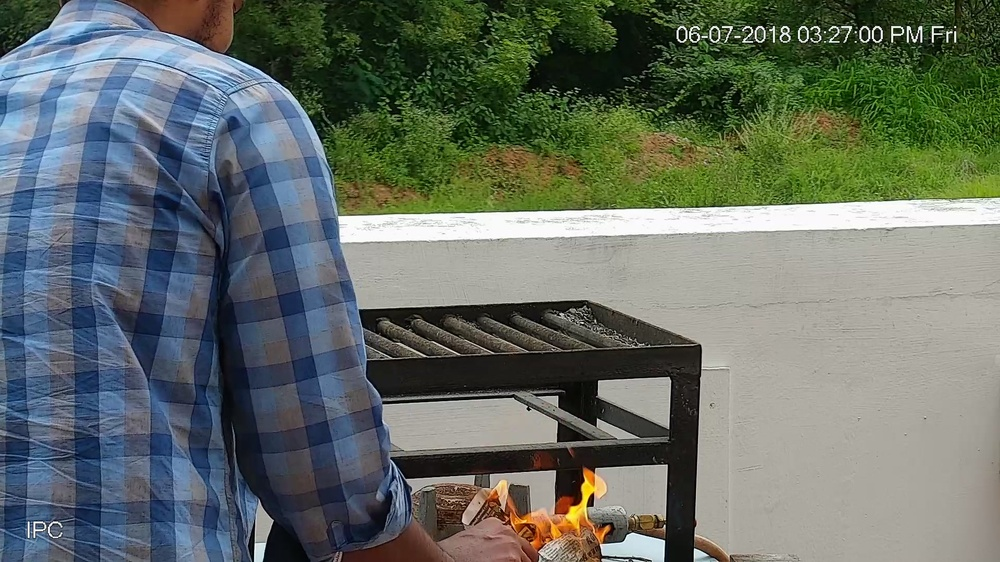
#> input picture fireDetection/frames/campfire/nofire/1.jpg, 1000 x 562 px, shrunk from 1920 x 1080 before the run, found by its file name
$ python video_frames.py   (older library calls are emulated)
#> lines starting #> are read from the running program, lines starting #| are printed output that depends on the picture; after the words box and inside, x2 and y2 are one past the last pixel; in counts of white or black regions, pixels touching at a corner belong together
import cv2
import numpy as np
from pathlib import Path #for looping throu frames in folder
import glob
### video implementation

R_t = 130 # Red component threshhold
S_t = 60 #saturation threshhold
L1_t = 200 #light grey lower threshhold
L2_t = 255 #light grey upper threshhold
D1_t = 178 #dark grey lower bound
D2_t = 200 #dark grey upper bound

def R_component(r):
    if(r > R_t):
        return 1
    else:
        return 0

def RGB_compare(b, g, r):
    if (r >= g > b):
        return 1
    else:
        return 0

def saturation(s, r):
    lim = ((255.0-r)*S_t/R_t)
    if(s >= lim):
        return 1
    else:
        return 0

def is_fire_pixel(b, r, g, s):
    if(R_component(r) and RGB_compare(b, g, r) and saturation(s, r)):
        return 1
    else:
        return 0

def is_grey(b, r, g):
    if(abs(b-r)<=30 and abs(r-g)<=30 and abs(g-b)<=30):
        return 1
    else:
        return 0

def grey_intensity(v):
    if(L1_t <= v <= L2_t or D1_t <= v <= D2_t):
        return 1
    else:
        return 0

def is_smoke_pixel(b, r, g, v):
    if(is_grey(b, r, g) and grey_intensity(v)):
        return 1
    else:
        return 0

true_positive = 0       #real fire is real
false_positive = 0      #false fire is real
true_negative = 0     #fasle fire is false
false_negative  = 0   #real fire is fasle
#cap = cv2.VideoCapture('./nist_fire_ds/Room_corner_fires__Influence_of_distance_from_corner_on_flame_height_Video_Download.mp4')
#_, frame = cap.read()
for iter in range(2): #to iterate on two folders
    print("i="+str(iter))
    if(iter == 0):
        path = "/home/tharagesh/code_stuff/fireDetection/frames/homefire2/nofire"
    else:
        path = "/home/tharagesh/code_stuff/fireDetection/frames/homefire2/fire"

    frame = cv2.imread(path+"/1.jpg")
#> frame is the input picture: shape (562, 1000, 3); mean B, G, R 102.2, 109.8, 100.8

    one = np.zeros((frame.shape[0], frame.shape[1], frame.shape[2]))
    one_cnt = 0
    two = np.ones((frame.shape[0], frame.shape[1], frame.shape[2]))
    two_cnt = 0
    filenames = glob.glob(path+"/*.jpg")
    filenames.sort()
    for imagepath in filenames:
        #take each frame in RBG format
        print(imagepath)
        frame = cv2.imread(imagepath)
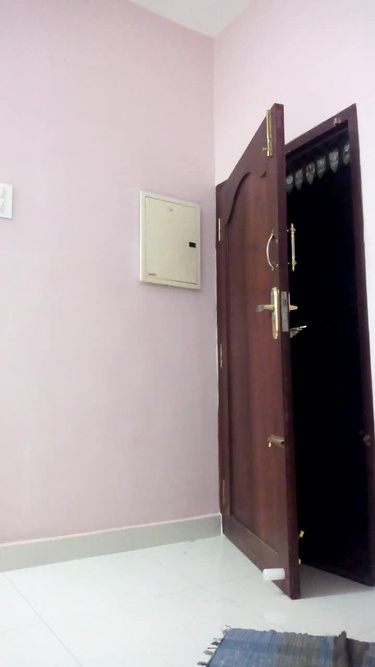
#> input picture fireDetection/frames/homefire2/nofire/nofirehome2 008.jpg, 375 x 667 px, shrunk from 720 x 1280 before the run
#> frame is the input picture: shape (667, 375, 3); mean B, G, R 159.7, 157.2, 167.8
        #_, frame = cap.read()
        #print(_)
        #convert BGR to HSV
        img_hsv = cv2.cvtColor(frame, cv2.COLOR_BGR2HSV)
#> img_hsv: shape (667, 375, 3); mean H, S, V 121.9, 51.3, 169.7

        img_fp = np.zeros((frame.shape[0], frame.shape[1])) #final fire pixel array
        img_sp = np.zeros((frame.shape[0], frame.shape[1])) #final smoke pixel array
        fire_pixel = np.zeros((frame.shape[0], frame.shape[1], frame.shape[2]))
        smoke_pixel = np.zeros((frame.shape[0], frame.shape[1], frame.shape[2]))

        tre_cnt = 0

        for i in range(frame.shape[0]): #row iterate
            for j in range(frame.shape[1]): #col iterate
                bgr = frame[i][j].astype(np.float)
                hsv = img_hsv[i][j].astype(np.float)
                blue = bgr[0]
                green = bgr[1]
                red = bgr[2]
                satur = hsv[1]
                intens = hsv[2]
                #fire pixel detection
                if(is_fire_pixel(blue, red, green, satur)):
                    img_fp[i][j] = 1
                    fire_pixel[i][j] = bgr
                    tre_cnt += 1

                #smoke pixel detection
                if(is_smoke_pixel(blue, red, green, intens)):
                    img_sp[i][j] = 1
                    smoke_pixel[i][j] = bgr
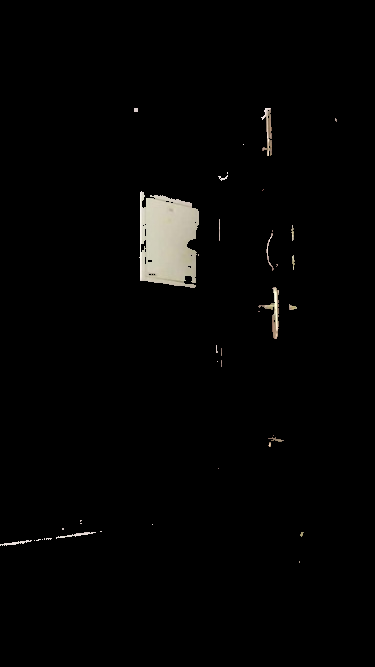
#> fire_pixel: shape (667, 375, 3) float64; mean B, G, R 4, 4.4, 4.6
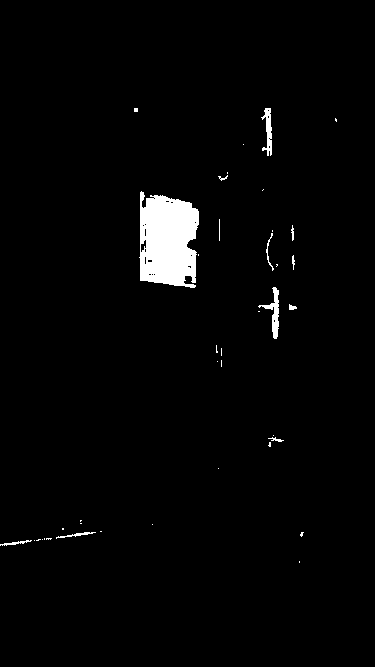
#> img_fp: shape (667, 375) float64; values 0 (black) and 1 (white), 2.3% white; 40 white regions (28 under 20 px), largest, box (x1, y1, x2, y2) and area: (139, 191, 199, 288) 4614, (258, 287, 279, 339) 330, (261, 108, 272, 156) 263
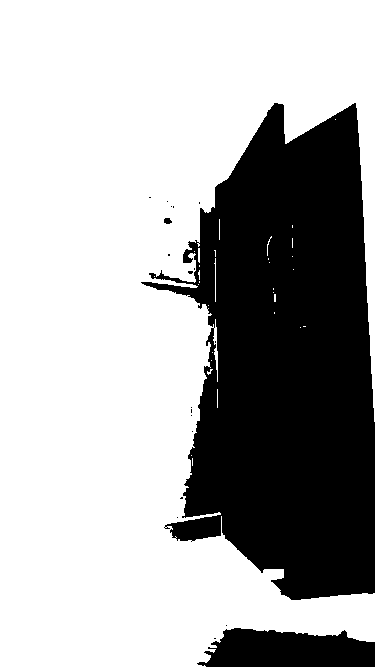
#> img_sp: shape (667, 375) float64; values 0 (black) and 1 (white), 67.7% white; 20 black regions (17 under 20 px), largest, box (x1, y1, x2, y2) and area: (141, 103, 375, 600) 75321, (197, 628, 375, 667) 5439, (164, 218, 172, 224) 38
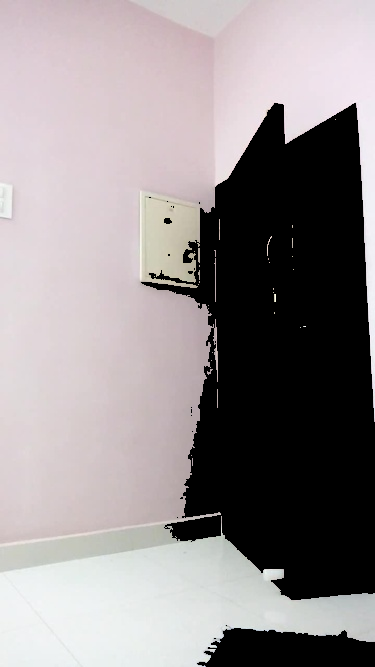
#> smoke_pixel: shape (667, 375, 3) float64; mean B, G, R 141.7, 140.4, 146.9
#> after the loop, tre_cnt = 5708

        tre = fire_pixel
        tre_cnt = tre_cnt

#> (the run stopped early here; a loop or call above may not have finished)
